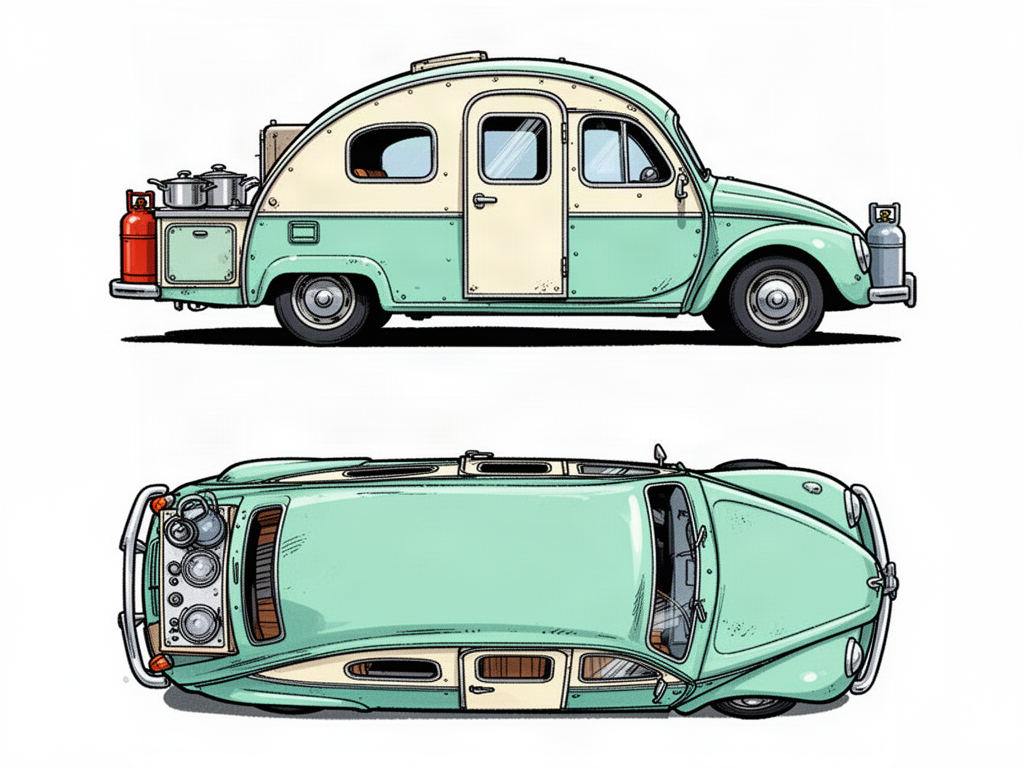
#> input picture klapperkiste/assets/teile/wohnwagen-roh/wohnwagen_blatt_v1_original.png, 1024 x 768 px; its folder holds 6 pictures in this run
$ python wohnwagen_v1_raeder.py
#> lines starting #> are read from the running program, lines starting #| are printed output that depends on the picture
"""Einmalige Bearbeitung: Mini-Wohnwagen ohne Räder und Bodenschatten.

Das gelieferte Bild hat Räder und einen Schatten mitgezeichnet. Räder kommen im
Spiel aus der Werkstatt, deshalb werden sie entfernt: in der Seitenansicht alle
grauen und schwarzen Pixel in den Radkreisen und alles unter der Unterkante, in
der Draufsicht die grauen Reifen, die oben und unten über die Karosserie ragen.

Aufruf:
  python klapperkiste/tools/einmalig/wohnwagen_raeder.py
"""

from __future__ import annotations

import os
import sys

from PIL import Image

sys.path.insert(0, os.path.join(os.path.dirname(__file__), ".."))
import teilwerk  # noqa: E402

ROH = os.path.join(teilwerk.TEILE_DIR, "wohnwagen-roh")
WEISS = (255, 255, 255)

# Maße im Originalbild (1024 x 768), vermessen
RAEDER = [(322, 297, 50), (777, 300, 50)]   # Seitenansicht: Mittelpunkt und Radius
UNTERKANTE = 314                            # Seitenansicht: darunter nur Rad und Schatten
SEITE_BIS = 400                             # Seitenansicht endet über dieser Zeile
OBEN_REIFEN = [(690, 440, 800, 466), (705, 703, 800, 745), (215, 707, 320, 745)]  # Draufsicht: Reifen außen


def _grau(p: tuple[int, int, int], spanne: int = 40) -> bool:
    return max(p) - min(p) < spanne


def bearbeiten(original: Image.Image) -> Image.Image:
    bild = original.convert("RGB").copy()
    px = bild.load()
    for y in range(UNTERKANTE, SEITE_BIS):
        for x in range(bild.width):
            px[x, y] = WEISS
    for cx, cy, r in RAEDER:
        for y in range(cy - r, min(cy + r, UNTERKANTE)):
            for x in range(cx - r, cx + r):
                if (x - cx) ** 2 + (y - cy) ** 2 <= r * r and _grau(px[x, y]):
                    px[x, y] = WEISS
    for x0, y0, x1, y1 in OBEN_REIFEN:
        for y in range(y0, y1):
            for x in range(x0, x1):
                if _grau(px[x, y], 30) and sum(px[x, y]) < 600:
                    px[x, y] = WEISS
    return bild


def main() -> int:
    original = Image.open(os.path.join(ROH, "wohnwagen_blatt_v1_original.png"))
#> original is the input picture: PIL image 1024x768 RGB; mean R, G, B 199.5, 210.4, 204.6
    ziel = os.path.join(ROH, "wohnwagen_blatt_v1.png")
    bearbeiten(original).save(ziel)
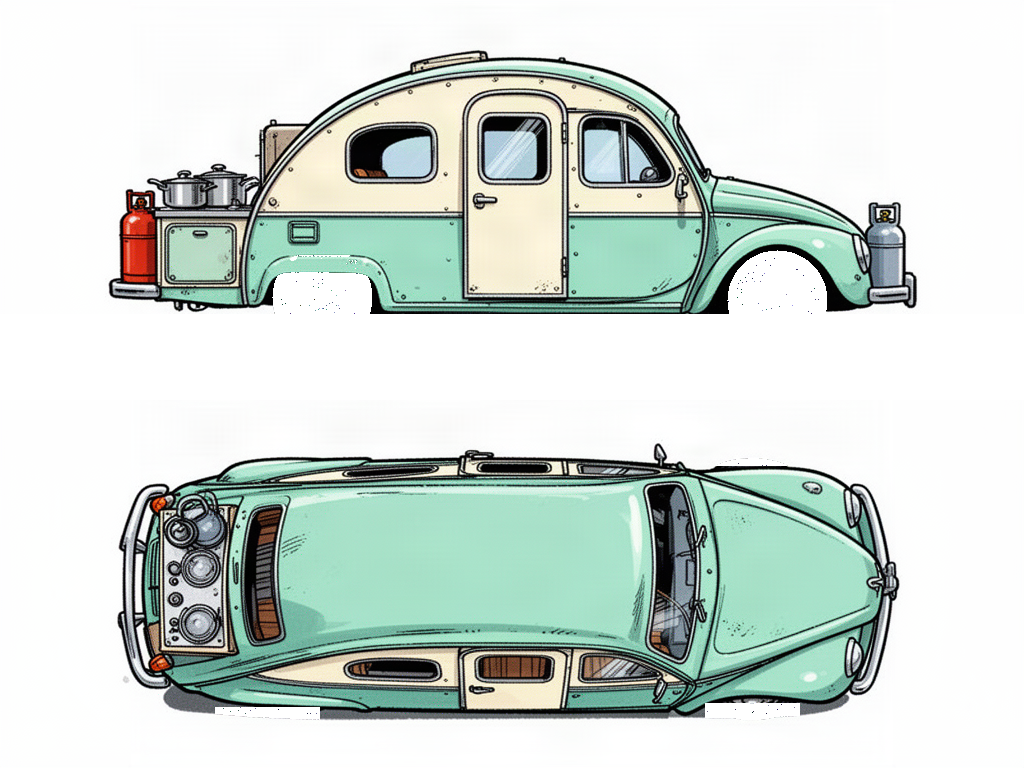
#> saved as wohnwagen_blatt_v1.png: PIL image 1024x768 RGB; mean R, G, B 207.5, 218.3, 212.4
    print(f"{os.path.relpath(ziel)}: Räder und Schatten entfernt")
    return 0


if __name__ == "__main__":
    sys.exit(main())
#> (the program exits here)
